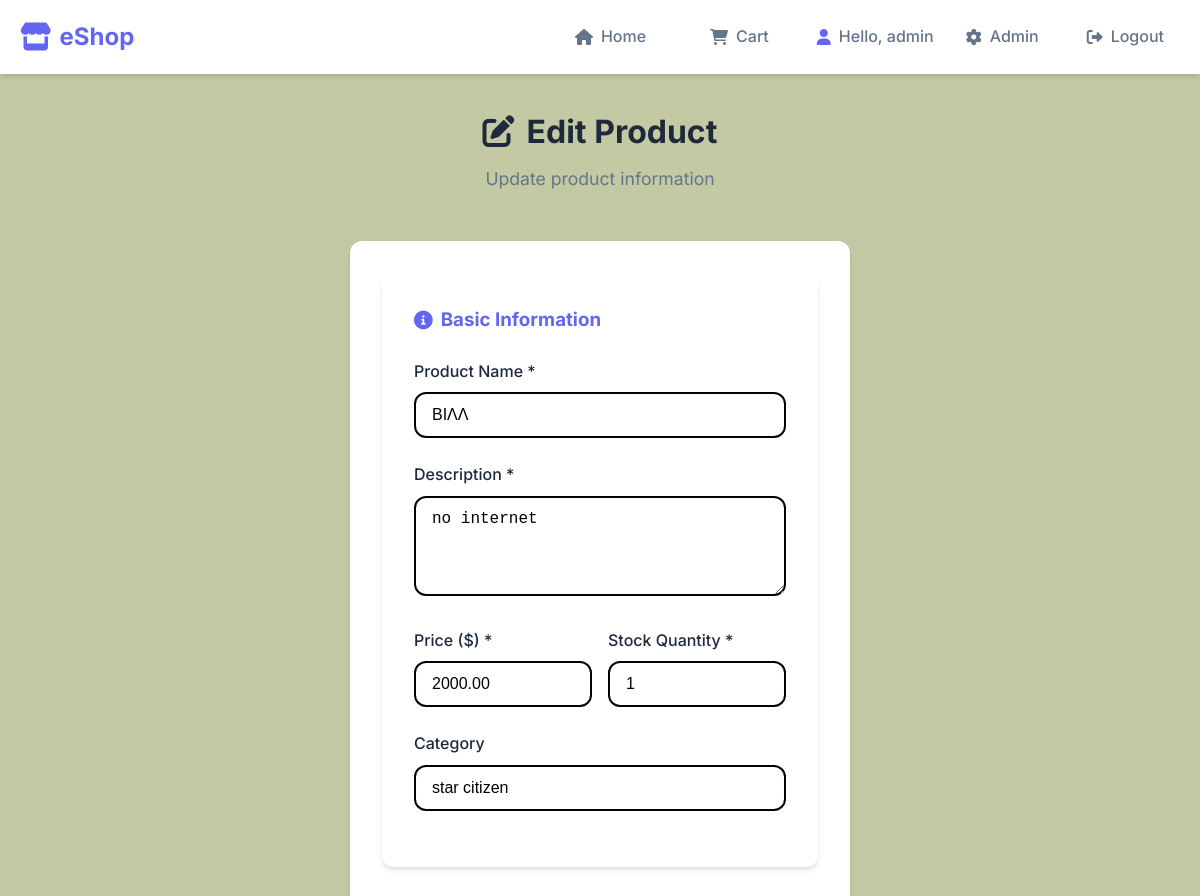
The app's page /admin/edit_product/12 (signed in, upper part), older data.
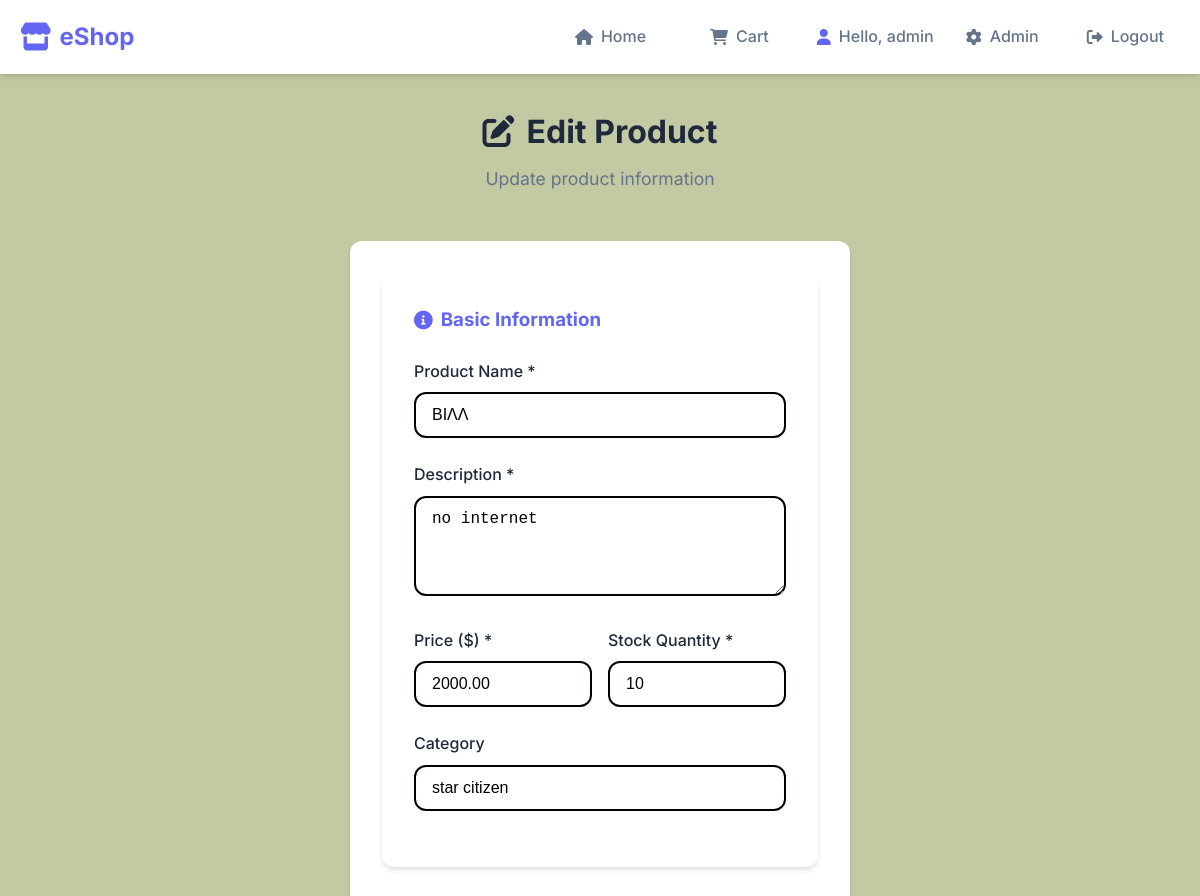
The same page, newer data.
### tables this page shows
CREATE TABLE products(
            product_id INTEGER PRIMARY KEY AUTOINCREMENT,
            name VARCHAR(100) NOT NULL,
            description TEXT,
            price DECIMAL(10,2) NOT NULL,
            stock_quantity INTEGER NOT NULL DEFAULT 0,
            category VARCHAR(50),
            image_url VARCHAR(255),
            created_at TIMESTAMP DEFAULT CURRENT_TIMESTAMP
        );

### app.py (the view)
@app.route('/admin/edit_product/<int:product_id>', methods=['GET', 'POST'])
@admin_required
def edit_product(product_id):
    try:
        with get_cursor() as cur:
            if request.method == 'POST':
                validation_errors = validate_product_data(request.form)
                if validation_errors:
                    for error in validation_errors:
                        flash(error, 'danger')
                    return redirect(url_for('edit_product', product_id=product_id))
                name = request.form['name']
                description = request.form['description']
                price = float(request.form['price'])
                stock = int(request.form['stock'])
                category = request.form['category']
                image_url = request.form.get('image_url', '').strip()
                cur.execute("SELECT image_url FROM products WHERE product_id = ?", (product_id,))
                current_product = cur.fetchone()
                current_image = current_product['image_url'] if current_product else None
                image_path = current_image  # Keep current image by default
                if 'image_file' in request.files:
                    file = request.files['image_file']
                    if file and file.filename != '':
                        new_image_path = save_uploaded_file(file, product_id)
                        if new_image_path:
                            image_path = new_image_path
                            flash('New image uploaded successfully!', 'success')
                if not image_path and image_url:
                    new_image_path = download_image_from_url(image_url, product_id)
                    if new_image_path:
                        image_path = new_image_path
                        flash('New image downloaded from URL successfully!', 'success')
                    else:
                        flash('Failed to download image from URL', 'warning')
                if request.form.get('remove_image'):
                    image_path = None
                    flash('Image removed successfully!', 'success')
                cur.execute(
                    """UPDATE products
                    SET name=?, description=?, price=?, stock_quantity=?, category=?, image_url=?
                    WHERE product_id=?""",
                    (name, description, price, stock, category, image_path, product_id)
                )
                flash('Product updated successfully!', 'success')
                return redirect(url_for('admin_products'))
            else:
                cur.execute("SELECT * FROM products WHERE product_id = ?", (product_id,))
                product = cur.fetchone()
                if not product:
                    flash('Product not found', 'danger')
                    return redirect(url_for('admin_products'))
                return render_template('edit_product.html', product=product)
    except Exception as e:
        flash(f"Error: {str(e)}", 'danger')
        return redirect(url_for('admin_products'))

### app.py (called while the page is built)
@app.context_processor
def utility_processor():
    def get_image_url(image_url):
        if not image_url:
            return url_for('static', filename='images/placeholder.png')
        if image_url.startswith('uploads/'):
            return url_for('static', filename=image_url)
        return image_url
    return dict(get_image_url=get_image_url)

def get_db():
    db = getattr(g, '_database', None)
    if db is None:
        db = g._database = sqlite3.connect(DATABASE)
        db.row_factory = sqlite3.Row
    return db

@app.teardown_appcontext
def close_connection(exception):
    db = getattr(g, '_database', None)
    if db is not None:
        db.close()

@contextmanager
def get_cursor():
    db = get_db()
    cursor = db.cursor()
    try:
        yield cursor
        db.commit()
    except Exception as e:
        db.rollback()
        raise e
    finally:
        cursor.close()

def admin_required(f):
    @wraps(f)
    def decorated_function(*args, **kwargs):
        if 'role' not in session or session['role'] != 'admin':
            flash('Admin access required', 'danger')
            return redirect(url_for('home'))
        return f(*args, **kwargs)
    return decorated_function

### templates/edit_product.html (shortened to what this page needs)
{% extends "base.html" %}
{% block content %}
<div class="page-header">
    <h1><i class="fas fa-edit"></i> Edit Product</h1>
    <p>Update product information</p>
</div>
<div class="form-container">
    <form method="POST" action="{{ url_for('edit_product', product_id=product.product_id) }}" class="product-form" enctype="multipart/form-data">
        <div class="form-section">
            <h3><i class="fas fa-info-circle"></i> Basic Information</h3>
            <div class="form-group">
                <label for="name">Product Name *</label>
                <input type="text" id="name" name="name" value="{{ product.name }}" required class="form-control">
            </div>
            <div class="form-group">
                <label for="description">Description *</label>
                <textarea id="description" name="description" rows="4" required class="form-control">{{ product.description }}</textarea>
            </div>
            <div class="form-row">
                <div class="form-group">
                    <label for="price">Price ($) *</label>
                    <input type="number" id="price" name="price" step="0.01" min="0" value="{{ "%.2f"|format(product.price) }}" required class="form-control">
                </div>
                <div class="form-group">
                    <label for="stock">Stock Quantity *</label>
                    <input type="number" id="stock" name="stock" min="0" value="{{ product.stock_quantity }}" required class="form-control">
                </div>
            </div>
            <div class="form-group">
                <label for="category">Category</label>
                <input type="text" id="category" name="category" value="{{ product.category }}" class="form-control">
            </div>
        </div>
    </form>
</div>
{% endblock %}

Row changes from the older to the newer data that the page shows:
changed products "ΒΙΛΛ": stock "1" → "10"
